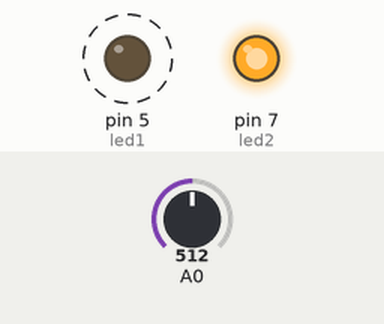
This sketch was run on a simulated Arduino Uno, built with avr-gcc and run on an emulated ATmega328P. Parts: output pins drawn as LEDs (lit = HIGH). Dashed ring = blinking. The test bench sets the inputs (shaded band); at power-on: A0 = 512.

Above: at 1.8 s.
1.9 s: A0 set to 0
3.6 s: A0 set to 122
At 3.78 s:
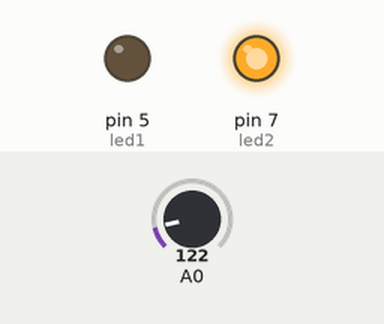
At 4.14 s:
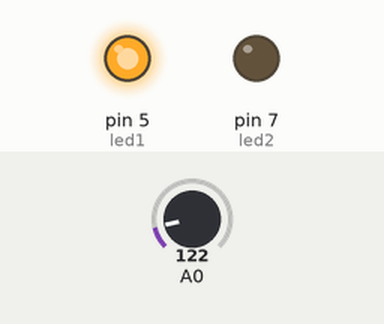
Timing chart, 0 to 13.1 s (numbered marks = the images above; inputs shaded):
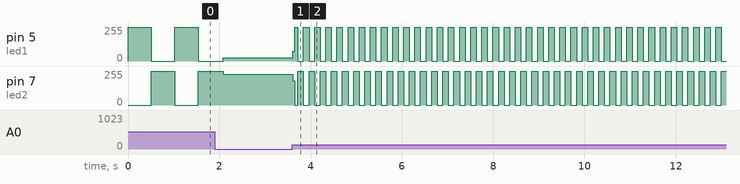

Measured:
- after the input at 3.6 s, pin 5 (led1): 24/255 → 74/255 at once, then moves between 0/255 and 255/255, repeating every 0.24 s; pin 7 (led2): 232/255 → 181/255 at once, then moves between 0/255 and 255/255, repeating every 0.24 s
- by itself, pin 5 (led1): alternates 255/255 for 0.51 s and 0/255 for 0.51 s

The sketch:

led_delay_potentiometer.ino
```cpp
int led1=5;
int led2=7;
int pot=A0;
void setup() {
pinMode(led1,OUTPUT);
pinMode(led2,OUTPUT);
}

void loop() {
int sensorval=analogRead(A0);
digitalWrite(led1,HIGH);
digitalWrite(led2,LOW);
delay(sensorval);
digitalWrite(led1,LOW);
digitalWrite(led2,HIGH);
delay(sensorval);
}
```
